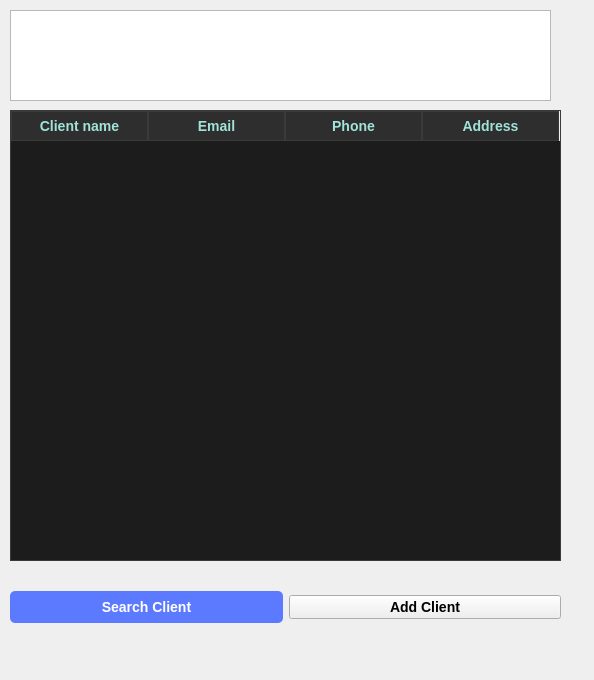
<?xml version="1.0" encoding="UTF-8"?>
<ui version="4.0">
 <class>client</class>
 <widget class="QWidget" name="client">
  <property name="geometry">
   <rect>
    <x>0</x>
    <y>0</y>
    <width>594</width>
    <height>680</height>
   </rect>
  </property>
  <property name="windowTitle">
   <string>Form</string>
  </property>
  <widget class="QTableWidget" name="clientTable">
   <property name="geometry">
    <rect>
     <x>10</x>
     <y>110</y>
     <width>551</width>
     <height>451</height>
    </rect>
   </property>
   <property name="sizePolicy">
    <sizepolicy hsizetype="Expanding" vsizetype="Expanding">
     <horstretch>0</horstretch>
     <verstretch>0</verstretch>
    </sizepolicy>
   </property>
   <property name="cursor" stdset="0">
    <cursorShape>PointingHandCursor</cursorShape>
   </property>
   <property name="tabletTracking">
    <bool>false</bool>
   </property>
   <property name="layoutDirection">
    <enum>Qt::LeftToRight</enum>
   </property>
   <property name="styleSheet">
    <string notr="true">/* QTableWidget Styling */
QTableWidget {
    background-color: #1C1C1C;
    color: #E0E0E0;
    gridline-color: #3A3A3A;
    selection-background-color: #3B945E; /* Color de selección de fila */
    selection-color: #FFFFFF;
    font-size: 14px;
    border: 1px solid #3A3A3A;
}

QTableWidget::item {
    padding: 8px;
}

QHeaderView::section {
    background-color: #2E2E2E;
    color: #A1E3D8;
    font-weight: bold;
    font-size: 14px;
    border: 1px solid #3A3A3A;
    padding: 4px;
}

QTableCornerButton::section {
    background-color: #2E2E2E;
    border: 1px solid #3A3A3A;
}

/* QDialog (Product Details Window) Styling */
QDialog {
    background-color: #252525;
    color: #D1D5DB;
}

QLabel {
    color: #A1E3D8;
    font-size: 14px;
}

QPushButton {
    background-color: #3B945E;
    color: #FFFFFF;
    border: none;
    padding: 6px 12px;
    font-size: 14px;
    border-radius: 5px;
}

QPushButton:hover {
    background-color: #4CC9B0;
}

QPushButton:pressed {
    background-color: #3A7D58;
}
</string>
   </property>
   <attribute name="horizontalHeaderDefaultSectionSize">
    <number>137</number>
   </attribute>
   <attribute name="horizontalHeaderMinimumSectionSize">
    <number>39</number>
   </attribute>
   <attribute name="verticalHeaderDefaultSectionSize">
    <number>30</number>
   </attribute>
   <attribute name="verticalHeaderMinimumSectionSize">
    <number>25</number>
   </attribute>
   <attribute name="verticalHeaderShowSortIndicator" stdset="0">
    <bool>false</bool>
   </attribute>
   <column>
    <property name="text">
     <string>Client name</string>
    </property>
   </column>
   <column>
    <property name="text">
     <string>Email</string>
    </property>
   </column>
   <column>
    <property name="text">
     <string>Phone</string>
    </property>
   </column>
   <column>
    <property name="text">
     <string>Address</string>
    </property>
   </column>
  </widget>
  <widget class="QTextBrowser" name="clientTitle">
   <property name="geometry">
    <rect>
     <x>10</x>
     <y>10</y>
     <width>541</width>
     <height>91</height>
    </rect>
   </property>
   <property name="html">
    <string>&lt;!DOCTYPE HTML PUBLIC &quot;-//W3C//DTD HTML 4.0//EN&quot; &quot;http://www.w3.org/TR/REC-html40/strict.dtd&quot;&gt;
&lt;html&gt;&lt;head&gt;&lt;meta name=&quot;qrichtext&quot; content=&quot;1&quot; /&gt;&lt;style type=&quot;text/css&quot;&gt;
p, li { white-space: pre-wrap; }
&lt;/style&gt;&lt;/head&gt;&lt;body style=&quot; font-family:'MS Shell Dlg 2'; font-size:8.25pt; font-weight:400; font-style:normal;&quot;&gt;
&lt;p align=&quot;center&quot; style=&quot; margin-top:0px; margin-bottom:0px; margin-left:0px; margin-right:0px; -qt-block-indent:0; text-indent:0px;&quot;&gt;&lt;span style=&quot; font-size:36pt; font-weight:600; color:#ffffff;&quot;&gt;Clients&lt;/span&gt;&lt;/p&gt;&lt;/body&gt;&lt;/html&gt;</string>
   </property>
  </widget>
  <widget class="QWidget" name="buttonsClient" native="true">
   <property name="geometry">
    <rect>
     <x>10</x>
     <y>580</y>
     <width>551</width>
     <height>55</height>
    </rect>
   </property>
   <layout class="QHBoxLayout" name="horizontalLayout_3">
    <item>
     <widget class="QPushButton" name="searchClient">
      <property name="cursor">
       <cursorShape>PointingHandCursor</cursorShape>
      </property>
      <property name="styleSheet">
       <string notr="true">QPushButton {
    font-weight: bold;
    font-size: 14px;
    background-color: rgb(92, 122, 255);
    color: #FFFFFF;
    border-radius: 5px;
    padding: 8px 16px;
}


QPushButton:focus {
    background-color: rgb(72, 102, 230);
    filter: brightness(0.8); 
}

QPushButton:pressed {
    background-color: rgb(72, 102, 230); 
}

QPushButton:checked {
    background-color: rgb(72, 102, 230);
    color: #E0E0E0;
    border: 2px solid rgb(52, 82, 200); 
}


QPushButton:hover {
    background-color: rgb(102, 132, 255);
}

</string>
      </property>
      <property name="text">
       <string>Search Client</string>
      </property>
     </widget>
    </item>
    <item>
     <widget class="QPushButton" name="addClient">
      <property name="cursor">
       <cursorShape>PointingHandCursor</cursorShape>
      </property>
      <property name="styleSheet">
       <string notr="true">font-weight:bold;
font-size: 14px</string>
      </property>
      <property name="text">
       <string>Add Client</string>
      </property>
     </widget>
    </item>
   </layout>
  </widget>
 </widget>
 <resources/>
 <connections/>
</ui>
